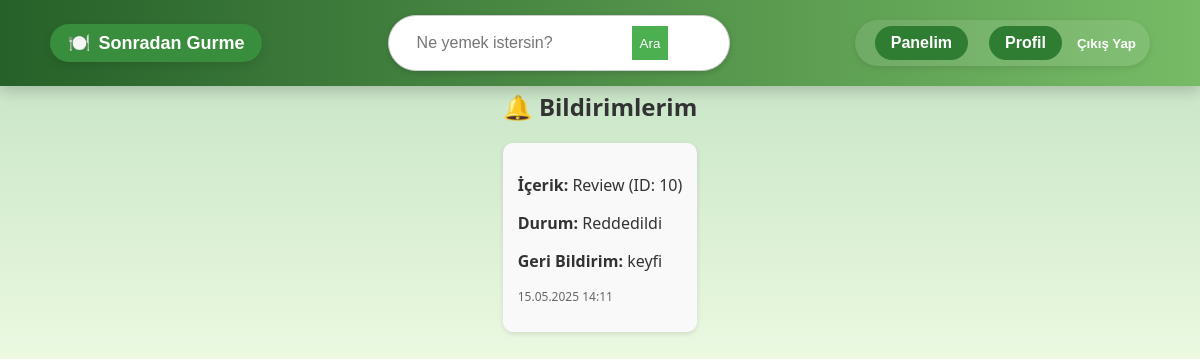
The page /sgapp/bildirimler/ (signed in) on the database as committed earlier.
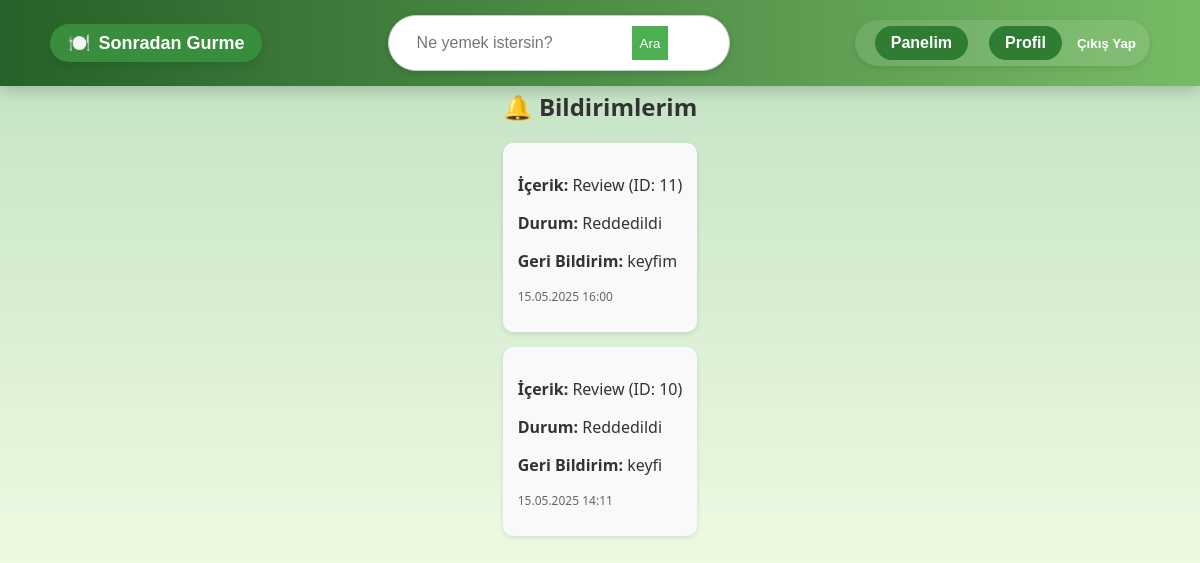
The same page on the database as committed later.
### sgapp/models.py (models this page shows, shortened)
class ModeratorFeedback(models.Model):
    user = models.ForeignKey(User, on_delete=models.CASCADE)  # Bildirimin gönderildiği kullanıcı
    content_type = models.ForeignKey(ContentType, on_delete=models.CASCADE)  # Yorum mu başvuru mu
    object_id = models.PositiveIntegerField()
    content_object = GenericForeignKey('content_type', 'object_id')
    decision = models.CharField(
        choices=[('approved', 'Onaylandı'), ('rejected', 'Reddedildi')],
        max_length=20
    )
    feedback_text = models.TextField(blank=True)  # Sebep
    is_read = models.BooleanField(default=False)
    created_at = models.DateTimeField(auto_now_add=True)

### sgapp/views.py (the view)
# urls.py: path('bildirimler/', views.bildirimlerim_view, name='bildirimlerim'),
@login_required
def bildirimlerim_view(request):
    bildirimler = ModeratorFeedback.objects.filter(user=request.user).order_by('-created_at')
    return render(request, 'users/bildirimlerim.html', {'bildirimler': bildirimler})

### sgapp/context_processors.py (called while the page is built, shortened)
def moderator_bildirimler(request):
    return {}

### templates/users/bildirimlerim.html
{% extends "base.html" %}
{% block content %}
<div class="bildirimler-container" style="max-width: 700px; margin: 50px auto; font-family: 'Segoe UI', sans-serif;">
    <h2>🔔 Bildirimlerim</h2>
    {% if bildirimler %}
        {% for bildirim in bildirimler %}
            <div style="background: #f9f9f9; padding: 15px; margin-bottom: 15px; border-radius: 10px; box-shadow: 0 2px 5px rgba(0,0,0,0.1);">
                <p><strong>İçerik:</strong> {{ bildirim.content_type.name|capfirst }} (ID: {{ bildirim.object_id }})</p>
                <p><strong>Durum:</strong> {{ bildirim.get_decision_display }}</p>
                {% if bildirim.feedback_text %}
                    <p><strong>Geri Bildirim:</strong> {{ bildirim.feedback_text }}</p>
                {% endif %}
                <p style="font-size: 12px; color: #666;">{{ bildirim.created_at|date:"d.m.Y H:i" }}</p>
            </div>
        {% endfor %}
    {% else %}
        <p>Henüz bir bildirimin yok.</p>
    {% endif %}
</div>
{% endblock %}

Rows that differ between the two databases and show on the page:
added ModeratorFeedback: content_type.name "Review", object_id "11", decision "Reddedildi", feedback_text "keyfim", created_at "15.05.2025 16:00"
